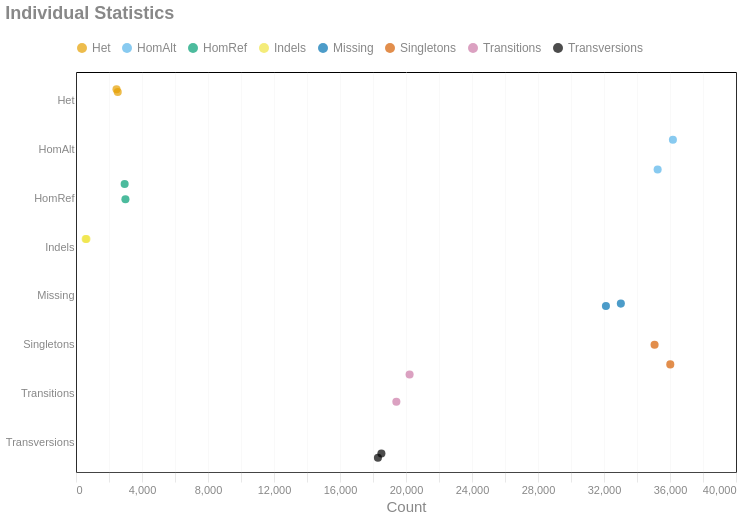

This figure's notebook cell:
### Code cell
#| label: indiv_stats
hover = alt.selection_point(
    fields=['Sample'],
    on='pointerover',  
    nearest=False,   
    empty=False
)

stroke_color = (
    alt.when(hover).then(alt.value("magenta"))
    .otherwise(alt.value(None))
)

(
    alt.Chart(psc.drop(columns = ['MeanDepth', 'HapAlt', 'HapRef']))
    .transform_fold(list(psc.columns)[1:], as_ = ['Metric', 'Count'])
    .transform_calculate(random="random()")
    .mark_point(size = 65)
    .encode(
        x='Count:Q',
        y=alt.Y('Metric:N', title = None),
        yOffset='random:Q',
        color='Metric:N',
        stroke=stroke_color,
        tooltip = [
            'Sample:N',
            alt.Tooltip('Metric:N', title = "Variant"),
            alt.Tooltip('Count:Q', format = ',')
        ]
    )
    .configure_legend(orient = "top")
    .add_params(hover)
    .properties(
        title='Individual Statistics',
        usermeta={'embedOptions': {'downloadFileName': f'samples.variantstats'}}
    )
)

### Figure 1 — Vega-Lite specification as saved in the notebook (floating-point values rounded to 4 significant figures)
{"width": "container", "height": 400, "config": {"title": {"anchor": "start", "dy": -15, "fontSize": 18, "color": "#888888", "subtitleColor": "#888888", "subtitleFontSize": 14}, "arc": {"fill": "#0072B2"}, "axis": {"domainColor": "#888888", "domainWidth": 0.5, "gridWidth": 0.2, "grid": false, "titleFontWeight": 400, "titleFontSize": 15, "labelFontSize": 11, "labelColor": "#888888", "tickColor": "#888888", "tickWidth": 0.2, "titleColor": "#888888"}, "axisBand": {"grid": false}, "axisX": {"grid": true, "tickSize": 10, "domainCap": "round"}, "axisY": {"domain": false, "grid": true, "tickSize": 0, "domainCap": "round"}, "background": "transparent", "header": {"labelFontSize": 15, "labelColor": "#888888", "titleFontSize": 15, "titleFontWeight": 600, "titleColor": "#888888"}, "legend": {"labelFont": "sans-serif", "labelFontSize": 12, "labelColor": "#888888", "symbolSize": 100, "symbolType": "circle", "titleFontSize": 12, "titlePadding": 10, "titleColor": "#888888", "title": "", "orient": "top"}, "range": {"category": ["#E69F00", "#56B4E9", "#009E73", "#F0E442", "#0072B2", "#D55E00", "#CC79A7", "#000000"], "diverging": ["#cfe8f3", "#a2d4ec", "#73bfe2", "#46abdb", "#1696d2", "#12719e"]}, "area": {"fill": "#0072B2", "fillOpacity": 0.7, "line": true, "strokeOpacity": 0.7}, "line": {"color": "#0072B2", "stroke": "#0072B2", "strokewidth": 5}, "trail": {"color": "#0072B2", "stroke": "#0072B2", "strokeWidth": 0, "size": 1}, "path": {"stroke": "#0072B2", "strokeWidth": 0.5}, "point": {"filled": true}, "text": {"color": "#888888", "fontSize": 11, "align": "right", "fontWeight": 400, "size": 11}, "bar": {"fill": "#0072B2", "stroke": false}, "view": {"stroke": "none", "continuousWidth": 660, "continuousHeight": 400}}, "data": {"name": "data-023776e09cb37fcfe22ecdcd36e1f18a"}, "mark": {"type": "point", "size": 65}, "encoding": {"color": {"field": "Metric", "type": "nominal"}, "stroke": {"condition": [{"param": "param_c76acd101b57d8b0", "value": "magenta", "empty": false}], "value": null}, "tooltip": [{"field": "Sample", "type": "nominal"}, {"field": "Metric", "title": "Variant", "type": "nominal"}, {"field": "Count", "format": ",", "type": "quantitative"}], "x": {"field": "Count", "type": "quantitative"}, "y": {"field": "Metric", "title": null, "type": "nominal"}, "yOffset": {"field": "random", "type": "quantitative"}}, "params": [{"name": "param_c76acd101b57d8b0", "select": {"type": "point", "fields": ["Sample"], "nearest": false, "on": "pointerover"}}], "title": "Individual Statistics", "transform": [{"fold": ["HomRef", "HomAlt", "Het", "Transitions", "Transversions", "Indels", "MeanDepth", "Singletons", "HapRef", "HapAlt", "Missing"], "as": ["Metric", "Count"]}, {"calculate": "random()", "as": "random"}], "usermeta": {"embedOptions": {"downloadFileName": "samples.variantstats"}}, "$schema": "https://vega.github.io/schema/vega-lite/v6.1.0.json", "datasets": {"data-023776e09cb37fcfe22ecdcd36e1f18a": [{"Sample": "sample1", "HomRef": 2948, "HomAlt": 36176, "Het": 2530, "Transitions": 20218, "Transversions": 18509, "Indels": 585, "Singletons": 36017, "Missing": 32117}, {"Sample": "sample2", "HomRef": 2996, "HomAlt": 35251, "Het": 2455, "Transitions": 19416, "Transversions": 18299, "Indels": 633, "Singletons": 35065, "Missing": 33021}]}}
